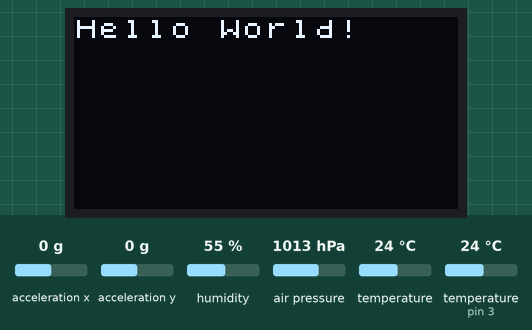
A program run on a simulated Arduino Uno, built with avr-gcc and run on an emulated ATmega328P. Parts: 128×64 one-colour display. Wiring (inferred from the names in the program): BMP280 pressure sensor at I2C address 0x77. The inputs (shaded band) are chosen by the test bench; at power-on: acceleration x 0 g, acceleration y 0 g, humidity 55 %, air pressure 1013 hPa, temperature 24 °C, temperature (sensor on pin 3) 24 °C. What the program prints to the serial monitor is not drawn.

Above: at 0.4 s.

The program:

main.cpp
```cpp
#include <Arduino.h>
#include <U8x8lib.h>
#include <Wire.h>
#include "DHT.h"  // Seed
#include "Seeed_BMP280.h"
#include "LIS3DHTR.h"  // 3-Axis Digital Accelerometer ±2g to 16g

/* Accelerometer LIS3DHTR */
LIS3DHTR<TwoWire> Accelerometer;//IIC
#define WIRE Wire


/* DHT11 */
#define DHTPIN 3
DHT dht(DHTPIN, DHT11);

/* BMP280 */
#define BMP280_DEBUG_PRINT
BMP280 bmp280;

/* Display */
U8X8_SSD1306_128X64_ALT0_HW_I2C display(/* reset=*/ U8X8_PIN_NONE);

void setup() {
  Serial.begin(115200);

  /* DHT11 */
  dht.begin();

  /* BMP280 */
  if (!bmp280.init()) {
    Serial.println("BMP280 not connected or broken!");
  }

  /* Accelerometer LIS3DHTR */
  Accelerometer.begin(WIRE, 0x19);
  delay(100);
  Accelerometer.setOutputDataRate(LIS3DHTR_DATARATE_50HZ);
  if (!Accelerometer) {
    Serial.println("LIS3DHTR didn't connect.");
    while (1);
    return;
  }

  /* Display */
  display.begin();
  display.setPowerSave(0); // 1-off
  display.setFlipMode(1);  // 0  or 1
}

void loop() {
  /* DHT11 */
  float temp, humi;
  temp = dht.readTemperature();
  humi = dht.readHumidity();

  float pressure, bmp_temp, altitude;

  /* BMP280 */
  pressure = bmp280.getPressure();
  bmp_temp = bmp280.getTemperature();
  altitude = bmp280.calcAltitude(pressure);

  Serial.print("Temp: ");
  Serial.print(bmp_temp);
  Serial.println("C");
  Serial.print("Pressure: ");
  Serial.print(pressure);
  Serial.println("Pa");
  Serial.print("Altitude: ");
  Serial.print(altitude);
  Serial.println("m");


  /* Accelerometer LIS3DHTR */
  float x, y, z;
  x = Accelerometer.getAccelerationX();
  y = Accelerometer.getAccelerationY();
  z = Accelerometer.getAccelerationY();

  Serial.print("x:");
  Serial.print(x);
  Serial.print("\t");
  Serial.print("y:");
  Serial.print(y);
  Serial.print("\t");
  Serial.print("z:");
  Serial.println(z);


  /* Display */
  display.setFont(u8x8_font_chroma48medium8_r);

  display.setCursor(0, 0);  // y, y
  display.print("Hello World!");

  display.setCursor(0, 33);
  display.print("Temp:");
  display.print(temp);
  display.print("C");

  display.setCursor(0,50);
  display.print("Humidity:");
  display.print(humi);
  display.print("%");

  display.refreshDisplay();

  delay(200);
}
```
